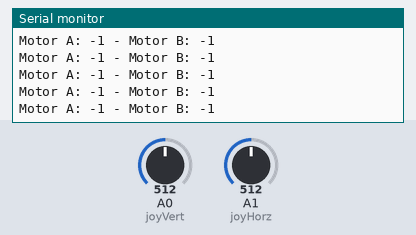
This sketch was run on a simulated Arduino Uno, built with avr-gcc and run on an emulated ATmega328P. On the bench: the last lines printed to the serial monitor. Inputs (shaded band) come from the test bench; at power-on: A0 (joyVert) = 512, A1 (joyHorz) = 512. No radio packets arrive unless stated.

Above: at 1.2 s.
1.3 s: A0 (joyVert) set to 548
At 1.34 s:
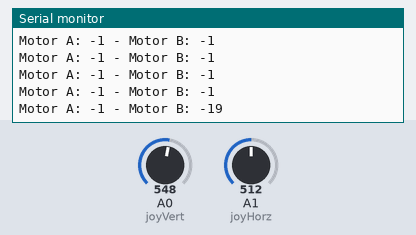
4.3 s: A1 (joyHorz) set to 716
At 4.3 s:
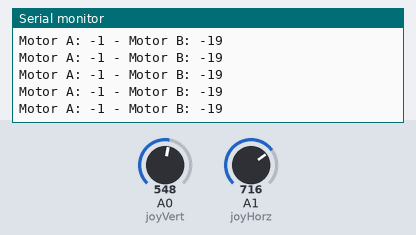
5.8 s: A0 (joyVert) set to 511
At 5.84 s:
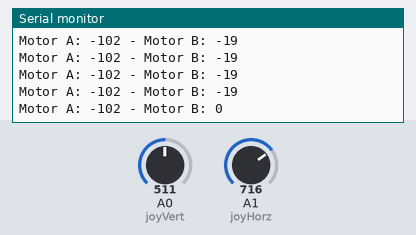
8.8 s: A1 (joyHorz) set to 900
At 8.8 s:
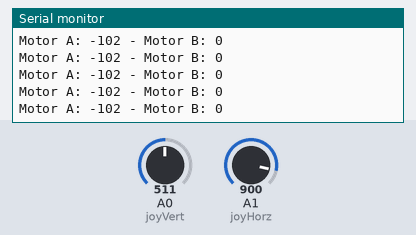
10.3 s: A0 (joyVert) set to 716
At 10.33 s:
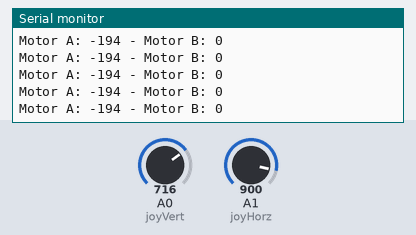
Timing chart, 0 to 13.3 s (numbered marks = the images above; inputs shaded):
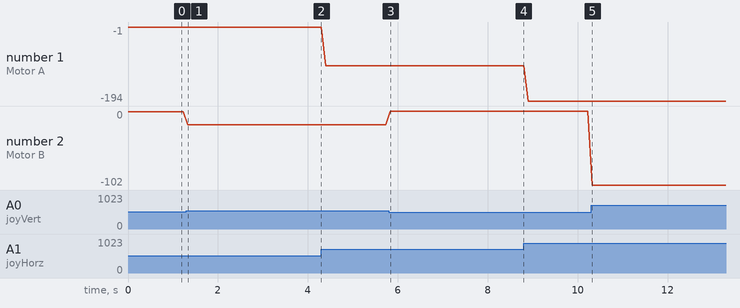

Measured:
- after the input at 1.3 s, the serial monitor: prints a new line at once (image 1)
- after the input at 5.8 s, the serial monitor: prints a new line at once (image 3)
- plotted number 1: -1 → -102 after the input at 4.3 s, -102 → -194 after the input at 8.8 s
- plotted number 2: -1 → -19 after the input at 1.3 s, -19 → 0 after the input at 5.8 s

The sketch:

Transmissor_V6.ino
```cpp
//#include <MPU6050_tockn.h>
#include <Wire.h>
#include <SPI.h>
#include <nRF24L01.h>
//#include <printf.h>
#include <RF24.h>
#include <RF24_config.h>

//MPU6050 mpu6050(Wire);

/* Tranmsitter code for the Arduino Radio control with PWM output
 * Install the NRF24 library to your IDE
 * Upload this code to the Arduino UNO, NANO, Pro mini (5V,16MHz)
 * Connect a NRF24 module to it:

    Module // Arduino UNO,NANO

    GND    ->   GND
    Vcc    ->   3.3V
    CE     ->   D9
    CSN    ->   D10
    CLK    ->   D13
    MOSI   ->   D11
    MISO   ->   D12

This code transmits 7 channels with data from pins A0, A1, A2, A3, D2 and D3
Please, like share and subscribe : https://www.youtube.com/c/ELECTRONOOBS
*/

// Define Joystick Connections
#define joyVert    A0
#define joyHorz    A1

// Define Joystick Values - Start at 512 (middle position)
int joyposVert = 512;
int joyposHorz = 512;
int giroEixoZ = 90;
int giroEixoY = 90;
int x,y;

const uint64_t my_radio_pipe = 0xE8E8F0F0E1LL; //Remember that this code should be the same for the receiver

RF24 radio(9, 10);  //Set CE and CSN pins

// The sizeof this struct should not exceed 32 bytes
struct Data_to_be_sent {
  int ch1;
  int ch2;
  byte ch3;
  byte ch4;
  byte ch5;
//  byte ch6;
//  byte ch7;
};

//Create a variable with the structure above and name it sent_data
Data_to_be_sent sent_data;

// Declare unsigned 8-bit motorcontrol array
// 2 Bytes for motor speeds plus 1 byte for direction control
uint8_t motorcontrol[3];

void setup()
{
  // Setup Serial Monitor
  Serial.begin(9600);
  Wire.begin();

 // mpu6050.begin();
 // mpu6050.calcGyroOffsets(true);

  radio.begin();
  radio.setAutoAck(false);
  radio.setDataRate(RF24_250KBPS);
  radio.openWritingPipe(my_radio_pipe);

  //Reset each channel value
  sent_data.ch1 = 127; //motor A
  sent_data.ch2 = 127; //motor B
  //sent_data.ch3 = 0; //direção
  //sent_data.ch4 = 90; //eixo z
  //sent_data.ch5 = 90; //eixo Y
//  sent_data.ch6 = 0;
//  sent_data.ch7 = 0;
}

/**************************************************/


void loop(){

  joyposVert = analogRead(joyVert);
  joyposHorz = analogRead(joyHorz);


  x=map(joyposHorz, 1023, 0, -255, 255);
  y=map(joyposVert, 1023, 0, -255, 255);


  sent_data.ch1 = x;
  sent_data.ch2 = y;
 // sent_data.ch3 = motorcontrol[2];
 // sent_data.ch4 = giroEixoZ;
 // sent_data.ch5 = giroEixoY;

  Serial.print("Motor A: ");
  Serial.print(sent_data.ch1);
  Serial.print(" - Motor B: ");
  Serial.println(sent_data.ch2);
 // Serial.print(" - Direction: ");
//  Serial.print(sent_data.ch3);
 // Serial.print(" - Eixo Z: ");
 // Serial.print(sent_data.ch4);
 // Serial.print(" - Eixo Y: ");
 // Serial.println(sent_data.ch5);

  radio.write(&sent_data, sizeof(Data_to_be_sent));

  delay(100);  // Wait a bit before next transmission
}
```
